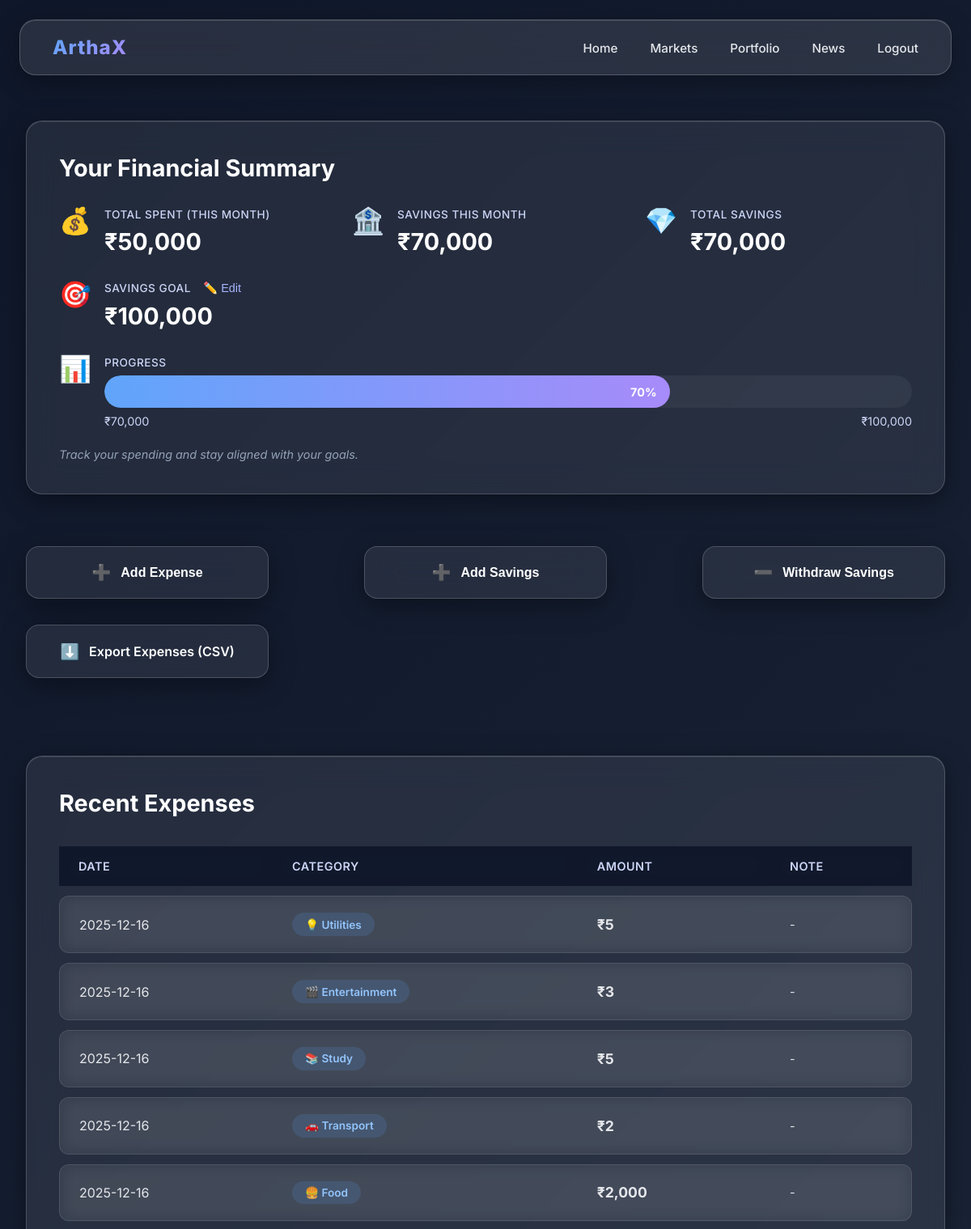
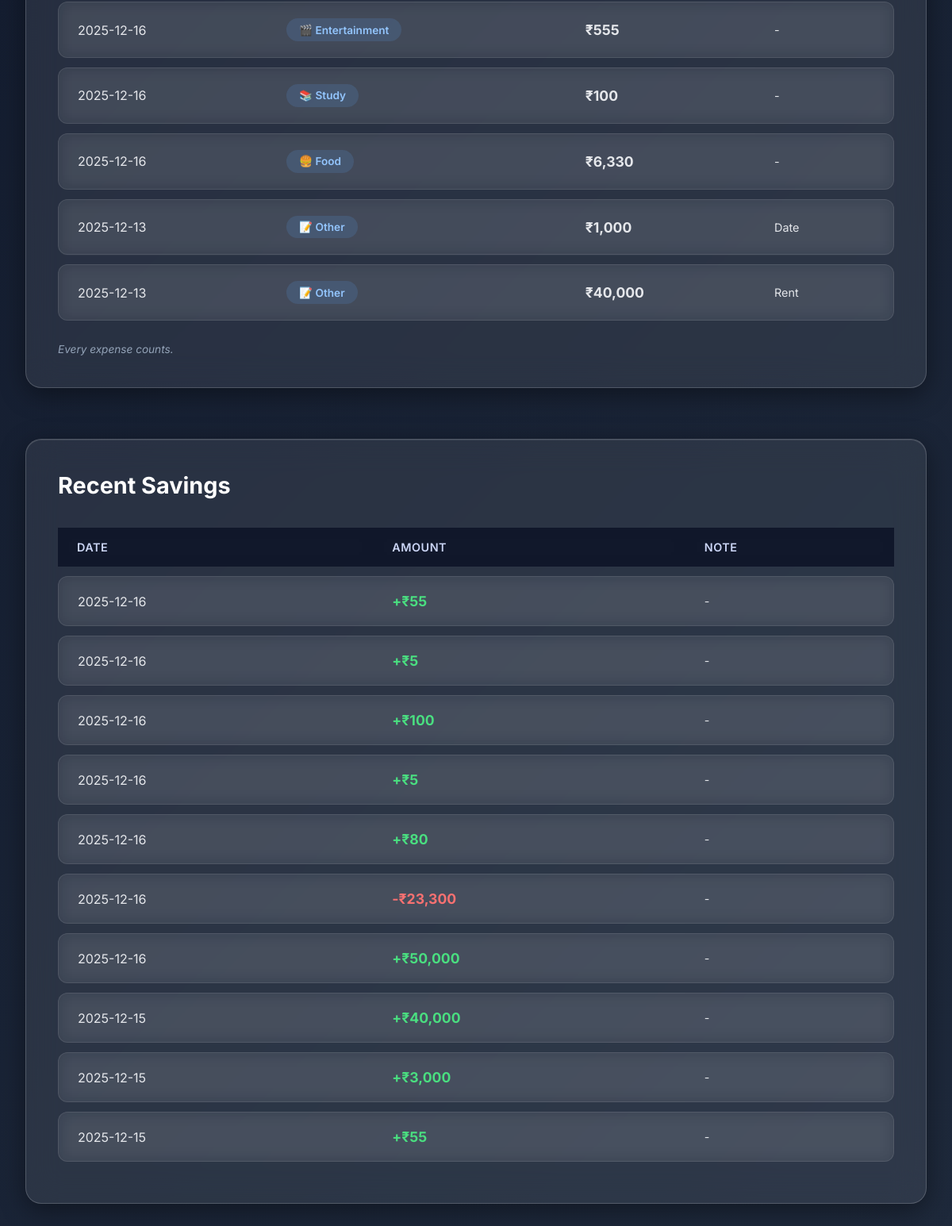
/portfolio (signed in), run on the app's committed database (2 pictures, top to bottom).
### models.py (models this page shows, shortened)
class UserProfile(db.Model):
    __tablename__ = 'user_profiles'
    id = db.Column(db.Integer, primary_key=True)
    user_id = db.Column(db.Integer, db.ForeignKey('users.id'), unique=True, nullable=False)
    monthly_income = db.Column(db.Float, nullable=False)
    savings_goal = db.Column(db.Float, nullable=False)
    current_savings = db.Column(db.Float, default=0.0)
    created_at = db.Column(db.DateTime, default=datetime.utcnow)
    updated_at = db.Column(db.DateTime, default=datetime.utcnow, onupdate=datetime.utcnow)

class Expense(db.Model):
    __tablename__ = 'expenses'
    id = db.Column(db.Integer, primary_key=True)
    user_id = db.Column(db.Integer, db.ForeignKey('users.id'), nullable=False)
    date = db.Column(db.Date, nullable=False)
    category = db.Column(db.String(50), nullable=False)
    amount = db.Column(db.Float, nullable=False)
    note = db.Column(db.String(255))
    created_at = db.Column(db.DateTime, default=datetime.utcnow)
    def to_dict(self):
        return {
            'id': self.id,
            'date': self.date.strftime('%Y-%m-%d'),
            'category': self.category,
            'amount': self.amount,
            'note': self.note
        }

class Saving(db.Model):
    __tablename__ = 'savings'
    id = db.Column(db.Integer, primary_key=True)
    user_id = db.Column(db.Integer, db.ForeignKey('users.id'), nullable=False)
    date = db.Column(db.Date, nullable=False)
    amount = db.Column(db.Float, nullable=False)
    note = db.Column(db.String(255))
    created_at = db.Column(db.DateTime, default=datetime.utcnow)
    def to_dict(self):
        return {
            'id': self.id,
            'date': self.date.strftime('%Y-%m-%d'),
            'amount': self.amount,
            'note': self.note
        }

### app.py (the view, shortened to what this page needs)
@app.route('/portfolio', methods=['GET', 'POST'])
@login_required
def portfolio():
    return render_portfolio_page()

### app.py (called while the page is built)
@login_manager.user_loader
def load_user(user_id):
    return User.query.get(int(user_id))

def get_expense_timeline(user):
    if not user or not user.profile:
        return {'labels': [], 'values': []}
    expenses = Expense.query.filter_by(user_id=user.id)\
                            .order_by(Expense.date.asc())\
                            .all()
    timeline = {}
    for exp in expenses:
        if not exp.date:
            continue
        period_label = exp.date.strftime('%Y-%m')
        timeline[period_label] = timeline.get(period_label, 0) + exp.amount
    labels = sorted(timeline.keys())
    values = [timeline[label] for label in labels]
    return {'labels': labels, 'values': values}

def render_portfolio_page(show_onboarding=False):
    profile = current_user.profile
    if not profile or show_onboarding:
        return render_template('portfolio.html',
                             financial_data=None,
                             show_onboarding=True)
    financial_data = calculate_financial_data(current_user)
    return render_template('portfolio.html',
                         financial_data=financial_data,
                         show_onboarding=False)

### templates/portfolio.html (shortened to what this page needs)
{% extends "base.html" %}
{% block content %}
<main class="dashboard">
  {% if show_onboarding %}
  <div class="glass financial-summary-card">
    <h2>Welcome to ArthaX!</h2>
    <p class="helper-text" style="margin-bottom: 2rem;">Let's set up your financial profile to get started.</p>
    {% with messages = get_flashed_messages(with_categories=true) %}
      {% if messages %}
        {% for category, message in messages %}
          <div class="flash-message flash-{{ category }}">{{ message }}</div>
        {% endfor %}
      {% endif %}
    {% endwith %}
    <form method="POST" action="{{ url_for('portfolio') }}" class="onboarding-form">
      <input type="hidden" name="onboarding" value="true">
      <div class="form-group">
        <label for="monthly_income">Monthly Income (₹)</label>
        <input type="number" id="monthly_income" name="monthly_income" min="0" step="0.01" placeholder="0.00" required>
      </div>
      <div class="form-group">
        <label for="savings_goal">Savings Goal (₹)</label>
        <input type="number" id="savings_goal" name="savings_goal" min="0" step="0.01" placeholder="0.00" required>
      </div>
      <div class="form-group">
        <label for="current_savings">Current Savings (₹)</label>
        <input type="number" id="current_savings" name="current_savings" min="0" step="0.01" placeholder="0.00" value="0">
      </div>
      <button type="submit" class="btn btn-primary">Save Profile</button>
    </form>
  </div>
  {% else %}
  <div class="glass financial-summary-card">
    <h2>Your Financial Summary</h2>
    <div class="summary-metrics">
      <div class="metric-item">
        <div class="metric-icon">💰</div>
        <div class="metric-content">
          <div class="metric-label">Total Spent (This Month)</div>
          <div class="metric-value">₹{{ "{:,.0f}".format(financial_data.total_spent) }}</div>
        </div>
      </div>
      <div class="metric-item">
        <div class="metric-icon">🏦</div>
        <div class="metric-content">
          <div class="metric-label">Savings This Month</div>
          <div class="metric-value">₹{{ "{:,.0f}".format(financial_data.savings_this_month) }}</div>
        </div>
      </div>
      <div class="metric-item">
        <div class="metric-icon">💎</div>
        <div class="metric-content">
          <div class="metric-label">Total Savings</div>
          <div class="metric-value" id="totalSavingsValue">₹{{ "{:,.0f}".format(financial_data.total_savings) }}</div>
        </div>
      </div>
      <div class="metric-item">
        <div class="metric-icon">🎯</div>
        <div class="metric-content">
          <div class="metric-label">
            Savings Goal
            <button type="button" id="editSavingsGoalBtn" style="border: none; background: transparent; color: #a5b4fc; font-size: 0.9rem; cursor: pointer; padding: 0 0.35rem; margin-left: 0.35rem;">✏️ Edit</button>
          </div>
          <div class="metric-value">₹{{ "{:,.0f}".format(financial_data.profile.savings_goal) }}</div>
        </div>
      </div>
      <div class="metric-item progress-item">
        <div class="metric-icon">📊</div>
        <div class="metric-content">
          <div class="metric-label">Progress</div>
          <div class="progress-container">
            <div class="progress-bar" id="savingsProgressBar" style="width: {{ financial_data.savings_progress }}%">
              <span class="progress-text">{{ "{:.0f}".format(financial_data.savings_progress) }}%</span>
            </div>
          </div>
          <div class="progress-amounts">
            <span id="progressTotalSavings">₹{{ "{:,.0f}".format(financial_data.total_savings) }}</span>
            <span id="progressGoalValue">₹{{ "{:,.0f}".format(financial_data.profile.savings_goal) }}</span>
          </div>
        </div>
      </div>
    </div>
    <p class="helper-text">Track your spending and stay aligned with your goals.</p>
  </div>
  <div style="display: flex; flex-direction: row; flex-wrap: wrap; justify-content: space-between; align-items: center; width: 100%; margin-bottom: 2rem;">
    <button class="glass add-expense-btn" id="addExpenseBtn">
      <span class="btn-icon">➕</span>
      <span>Add Expense</span>
    </button>
    <button class="glass add-expense-btn" id="addSavingsBtn" style="max-width: 300px; margin-bottom: 2rem;">
      <span class="btn-icon">➕</span>
      <span>Add Savings</span>
    </button>
    <button class="glass add-expense-btn" id="withdrawSavingsBtn" style="max-width: 300px; margin-bottom: 2rem;">
      <span class="btn-icon">➖</span>
      <span>Withdraw Savings</span>
    </button>
    <a class="glass add-expense-btn" href="{{ url_for('export_expenses_csv') }}" style="max-width: 300px; margin-bottom: 2rem; text-decoration: none; display: inline-flex; align-items: center; justify-content: center;">
      <span class="btn-icon">⬇️</span>
      <span>Export Expenses (CSV)</span>
    </a>
  </div>
  <div class="glass expenses-section">
    <h2>Recent Expenses</h2>
    <div class="table-container">
      <table class="expenses-table" id="expensesTable">
        <thead>
          <tr>
            <th>Date</th>
            <th>Category</th>
            <th>Amount</th>
            <th>Note</th>
          </tr>
        </thead>
        <tbody id="expensesTableBody">
          {% if financial_data.expenses %}
            {% for expense in financial_data.expenses %}
            <tr>
              <td>{{ expense.date }}</td>
              <td>
                <span class="category-badge category-{{ expense.category|lower }}">
                  {% if expense.category == "Food" %}🍔
                  {% elif expense.category == "Transport" %}🚗
                  {% elif expense.category == "Entertainment" %}🎬
                  {% elif expense.category == "Study" %}📚
                  {% elif expense.category == "Utilities" %}💡
                  {% else %}📝{% endif %}
                  {{ expense.category }}
                </span>
              </td>
              <td class="expense-amount">₹{{ "{:,.0f}".format(expense.amount) }}</td>
              <td class="expense-note">{{ expense.note or "-" }}</td>
            </tr>
            {% endfor %}
          {% else %}
            <tr>
              <td colspan="4" style="text-align: center; color: #94a3b8; padding: 2rem;">
                No expenses yet. Click "Add Expense" to get started!
              </td>
            </tr>
          {% endif %}
        </tbody>
      </table>
    </div>
    <p class="table-helper">Every expense counts.</p>
  </div>
  <div class="glass expenses-section" style="margin-bottom: 2rem;">
    <h2>Recent Savings</h2>
    <div class="table-container">
      <table class="expenses-table">
        <thead>
          <tr>
            <th>Date</th>
            <th>Amount</th>
            <th>Note</th>
          </tr>
        </thead>
        <tbody id="savingsTableBody">
          {% if financial_data.savings %}
            {% for saving in financial_data.savings %}
            <tr>
              <td>{{ saving.date }}</td>
              {% set is_negative = saving.amount < 0 %}
              <td class="expense-amount" style="color: {{ '#f87171' if is_negative else '#4ade80' }};">{{ '-' if is_negative else '+' }}₹{{ "{:,.0f}".format(saving.amount | abs) }}</td>
              <td class="expense-note">{{ saving.note or "-" }}</td>
            </tr>
            {% endfor %}
          {% else %}
            <tr>
              <td colspan="3" style="text-align: center; color: #94a3b8; padding: 2rem;">
                No savings yet. Click "Add Savings" to start tracking!
              </td>
            </tr>
          {% endif %}
        </tbody>
      </table>
    </div>
  </div>
  {% endif %}
</main>
{% endblock %}

### data on the page
UserProfile: profile.savings_goal "100,000"
Expense: date "2025-12-16", category "Utilities", amount "5", note "-"
Expense: date "2025-12-16", category "Entertainment", amount "3", note "-"
Expense: date "2025-12-16", category "Study", amount "5", note "-"
Expense: date "2025-12-16", category "Transport", amount "2", note "-"
Expense: date "2025-12-16", category "Food", amount "2,000", note "-"
Expense: date "2025-12-16", category "Entertainment", amount "555", note "-"
Expense: date "2025-12-16", category "Study", amount "100", note "-"
Expense: date "2025-12-16", category "Food", amount "6,330", note "-"
Expense: date "2025-12-13", category "Other", amount "1,000", note "Date"
Expense: date "2025-12-13", category "Other", amount "40,000", note "Rent"
Saving: date "2025-12-16", value "+", amount|abs "55", note "-"
Saving: date "2025-12-16", value "+", amount|abs "5", note "-"
Saving: date "2025-12-16", value "+", amount|abs "100", note "-"
Saving: date "2025-12-16", value "+", amount|abs "5", note "-"
Saving: date "2025-12-16", value "+", amount|abs "80", note "-"
Saving: date "2025-12-16", value "-", amount|abs "23,300", note "-"
Saving: date "2025-12-16", value "+", amount|abs "50,000", note "-"
Saving: date "2025-12-15", value "+", amount|abs "40,000", note "-"
Saving: date "2025-12-15", value "+", amount|abs "3,000", note "-"
Saving: date "2025-12-15", value "+", amount|abs "55", note "-"

### other printed values
{{ "{:,.0f}".format(financial_data.total_spent) }} "50,000"
{{ "{:,.0f}".format(financial_data.savings_this_month) }} "70,000"
{{ "{:,.0f}".format(financial_data.total_savings) }} "70,000"
{{ "{:.0f}".format(financial_data.savings_progress) }} "70"
